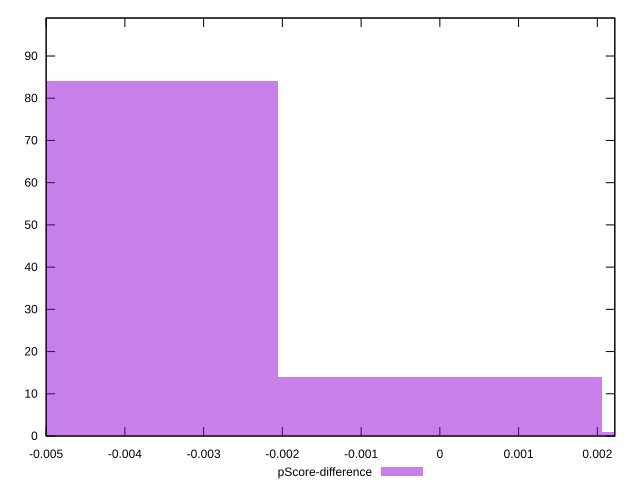

This figure's gnuplot source:
reset

$pScoreDifference <<EOF
-0.004121290604152096 84
0 14
0.004121290604152096 1
EOF

set key outside below
set boxwidth 0.004121290604152096
set xrange [-0.0050000000000000044:0.0022222222222222365]
set yrange [0:99]
set trange [0:99]
set style fill transparent solid 0.5 noborder
set terminal svg size 640, 490 enhanced background rgb 'white'
set output "reports/report_00030_2021-02-24T20-42-31.540Z/uses-text-compression/samples/card/pScore-difference/histogram.svg"

plot $pScoreDifference title "pScore-difference" with boxes

reset
